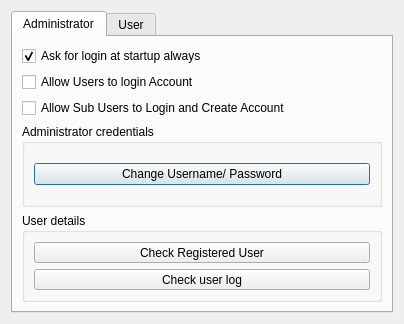
<?xml version="1.0" encoding="UTF-8"?>
<ui version="4.0">
 <class>Dialog</class>
 <widget class="QDialog" name="Dialog">
  <property name="geometry">
   <rect>
    <x>0</x>
    <y>0</y>
    <width>404</width>
    <height>324</height>
   </rect>
  </property>
  <property name="windowTitle">
   <string>Dialog</string>
  </property>
  <layout class="QVBoxLayout" name="verticalLayout">
   <item>
    <widget class="QTabWidget" name="tabWidget">
     <property name="currentIndex">
      <number>0</number>
     </property>
     <widget class="QWidget" name="admin_tab">
      <attribute name="title">
       <string>Administrator</string>
      </attribute>
      <layout class="QVBoxLayout" name="verticalLayout_2">
       <item>
        <widget class="QCheckBox" name="login_startup_checkbox">
         <property name="text">
          <string>Ask for login at startup always</string>
         </property>
         <property name="checked">
          <bool>true</bool>
         </property>
        </widget>
       </item>
       <item>
        <widget class="QCheckBox" name="user_login_checkbox">
         <property name="text">
          <string>Allow Users to login Account</string>
         </property>
         <property name="checked">
          <bool>false</bool>
         </property>
        </widget>
       </item>
       <item>
        <widget class="QCheckBox" name="user_creation_checkbox">
         <property name="text">
          <string>Allow Sub Users to Login and Create Account</string>
         </property>
         <property name="checked">
          <bool>false</bool>
         </property>
        </widget>
       </item>
       <item>
        <widget class="QGroupBox" name="groupBox_1">
         <property name="title">
          <string>Administrator credentials</string>
         </property>
         <layout class="QHBoxLayout" name="horizontalLayout">
          <item>
           <widget class="QPushButton" name="forgot_admin_btn">
            <property name="text">
             <string>Change Username/ Password</string>
            </property>
           </widget>
          </item>
         </layout>
        </widget>
       </item>
       <item>
        <widget class="QGroupBox" name="groupBox_2">
         <property name="title">
          <string>User details</string>
         </property>
         <layout class="QVBoxLayout" name="verticalLayout_3">
          <item>
           <widget class="QToolButton" name="check_user_btn">
            <property name="sizePolicy">
             <sizepolicy hsizetype="Preferred" vsizetype="Preferred">
              <horstretch>0</horstretch>
              <verstretch>0</verstretch>
             </sizepolicy>
            </property>
            <property name="text">
             <string>Check Registered User</string>
            </property>
           </widget>
          </item>
          <item>
           <widget class="QToolButton" name="check_log_btn">
            <property name="sizePolicy">
             <sizepolicy hsizetype="Preferred" vsizetype="Preferred">
              <horstretch>0</horstretch>
              <verstretch>0</verstretch>
             </sizepolicy>
            </property>
            <property name="text">
             <string>Check user log</string>
            </property>
           </widget>
          </item>
         </layout>
        </widget>
       </item>
      </layout>
     </widget>
     <widget class="QWidget" name="user_tab">
      <attribute name="title">
       <string>User</string>
      </attribute>
      <layout class="QVBoxLayout" name="verticalLayout_5">
       <item>
        <widget class="QGroupBox" name="groupBox_3">
         <property name="title">
          <string>Create Sub User Account</string>
         </property>
         <layout class="QGridLayout" name="gridLayout">
          <item row="0" column="0">
           <widget class="QLabel" name="label">
            <property name="text">
             <string>User Name</string>
            </property>
           </widget>
          </item>
          <item row="1" column="0">
           <widget class="QLabel" name="label_2">
            <property name="text">
             <string>Password</string>
            </property>
           </widget>
          </item>
          <item row="2" column="2">
           <widget class="QToolButton" name="add_user_btn">
            <property name="sizePolicy">
             <sizepolicy hsizetype="Preferred" vsizetype="Preferred">
              <horstretch>0</horstretch>
              <verstretch>0</verstretch>
             </sizepolicy>
            </property>
            <property name="text">
             <string>Create</string>
            </property>
           </widget>
          </item>
          <item row="1" column="1" colspan="2">
           <widget class="QLineEdit" name="user_password_input">
            <property name="sizePolicy">
             <sizepolicy hsizetype="Preferred" vsizetype="Preferred">
              <horstretch>0</horstretch>
              <verstretch>0</verstretch>
             </sizepolicy>
            </property>
           </widget>
          </item>
          <item row="0" column="1" colspan="2">
           <widget class="QLineEdit" name="user_username_input">
            <property name="sizePolicy">
             <sizepolicy hsizetype="Preferred" vsizetype="Preferred">
              <horstretch>0</horstretch>
              <verstretch>0</verstretch>
             </sizepolicy>
            </property>
           </widget>
          </item>
         </layout>
        </widget>
       </item>
       <item>
        <widget class="QGroupBox" name="groupBox_4">
         <property name="title">
          <string>User credentials</string>
         </property>
         <widget class="QPushButton" name="forgot_user_btn">
          <property name="geometry">
           <rect>
            <x>134</x>
            <y>20</y>
            <width>181</width>
            <height>23</height>
           </rect>
          </property>
          <property name="text">
           <string>Change Username and Password</string>
          </property>
         </widget>
        </widget>
       </item>
      </layout>
     </widget>
    </widget>
   </item>
  </layout>
 </widget>
 <resources>
  <include location="../assets.qrc"/>
 </resources>
 <connections/>
</ui>
